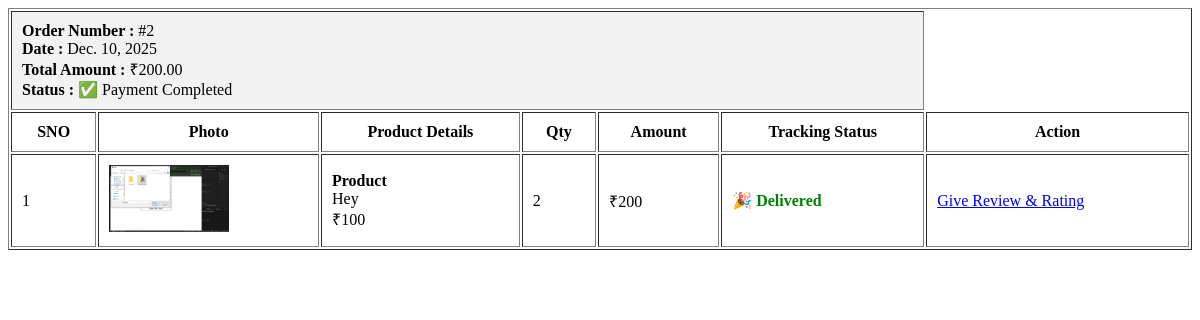
Before: /User/MyBooking/ (signed in) with the older database file.
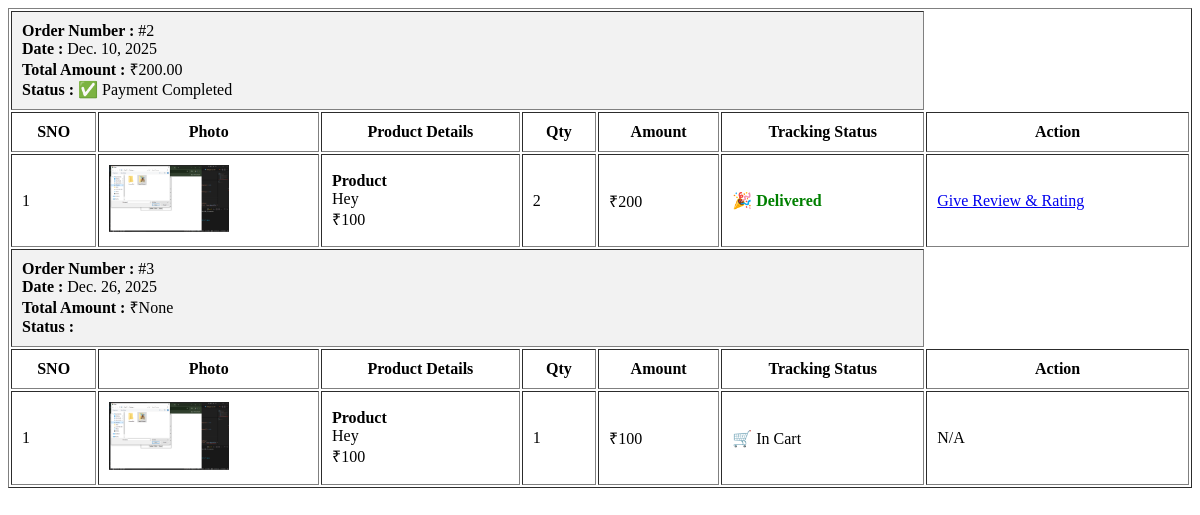
After: the same page with the newer database file.
### User/models.py (models this page shows)
class tbl_booking(models.Model):
    booking_date = models.DateField(auto_now_add=True)
    booking_status = models.IntegerField(default=0)
    booking_amount = models.CharField(null=True)
    user = models.ForeignKey(tbl_user, on_delete=models.CASCADE)

class tbl_cart(models.Model):
    cart_quantity = models.IntegerField(default=1)
    cart_status = models.IntegerField(default=0)
    booking = models.ForeignKey(tbl_booking, on_delete=models.CASCADE)
    product = models.ForeignKey(tbl_product, on_delete=models.CASCADE)

### Seller/models.py (models this page shows)
class tbl_product(models.Model):
    product_name = models.CharField(max_length=100)
    product_description = models.CharField(max_length=500)
    product_price = models.IntegerField()
    product_photo = models.FileField(upload_to='Assets/ProductPhotos/')
    seller = models.ForeignKey(tbl_seller, on_delete=models.CASCADE)
    subcategory = models.ForeignKey(tbl_subcategory, on_delete=models.CASCADE)

### User/views.py (the view)
# urls.py: path('MyBooking/',views.MyBooking,name="MyBooking"),
def MyBooking(request):
    bookingdata = tbl_booking.objects.filter(user=request.session['uid'],booking_status__gte=0)
    return render(request,"User/MyBooking.html",{'bookingdata':bookingdata})

### User/Templates/User/MyBooking.html (shortened to what this page needs)
{% load mathfilters %}
<!DOCTYPE html>
<html lang="en">
<head>
</head>
<body>
    <table border="1" cellpadding="10" width="100%">
        {% for i in bookingdata %}
        <tr style="background:#f2f2f2">
            <td colspan="6">
                <strong>Order Number :</strong> #{{ i.id }} <br>
                <strong>Date :</strong> {{ i.booking_date }} <br>
                <strong>Total Amount :</strong> ₹{{ i.booking_amount }} <br>
                <strong>Status :</strong>
                {% if i.booking_status == 1 %}
                💳 Payment Pending
                {% elif i.booking_status == 2 %}
                ✅ Payment Completed
                {% elif i.booking_status == 3 %}
                <span style="color:green;font-weight:bold;">
                    🎉 Booking Completed
                </span>
                {% endif %}
            </td>
        </tr>
        <tr>
            <th>SNO</th>
            <th>Photo</th>
            <th>Product Details</th>
            <th>Qty</th>
            <th>Amount</th>
            <th>Tracking Status</th>
            <th>Action</th>
        </tr>
        {% for j in i.tbl_cart_set.all %}
        <tr>
            <td>{{ forloop.counter }}</td>
            <td>
                <img src="{{ j.product.product_photo.url }}" width="120">
            </td>
            <td>
                <strong>{{ j.product.product_name }}</strong><br>
                {{ j.product.product_description }}<br>
                ₹{{ j.product.product_price }}
            </td>
            <td>{{ j.cart_quantity }}</td>
            <td>₹{{ j.cart_quantity|mul:j.product.product_price }}</td>
            <td>
                {% if j.cart_status == 0 %} 🛒 In Cart {% endif %}
                {% if j.cart_status == 6 %}
                <span style="color:green;font-weight:bold;">
                    🎉 Delivered
                </span>
                {% endif %}
            </td>
            <td>
                {% if j.cart_status == 6 %}
                <a href="{% url 'User:rating' j.product.id %}">Give Review & Rating</a>
                {% else %}
                N/A
                {% endif %}
            </td>
        </tr>
        {% empty %}
        <tr>
            <td colspan="6">No items found</td>
        </tr>
        {% endfor %}
        {% empty %}
        <tr>
            <td colspan="6">No bookings found</td>
        </tr>
        {% endfor %}
    </table>
</body>
</html>

Changed rows visible on the page:
added tbl_booking: id "3", booking_date "Dec. 26, 2025", booking_amount "None"
added tbl_cart: product.product_photo (picture), product.product_name "Product", product.product_description "Hey", product.product_price "100", cart_quantity "1", cart_quantity|mul "100", cart_status "🛒 In Cart", shown under "3"
